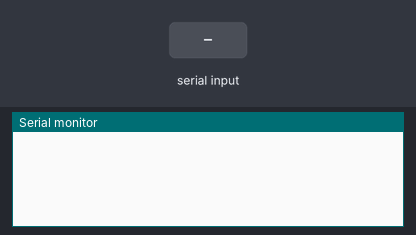
The sketch below on a simulated Arduino Uno, built with avr-gcc and run on an emulated ATmega328P. Parts: the last lines printed to the serial monitor. Inputs (shaded band) come from the test bench.

Above: at 1.5 s.
1.6 s: "1" received over Serial
At 2.4 s:
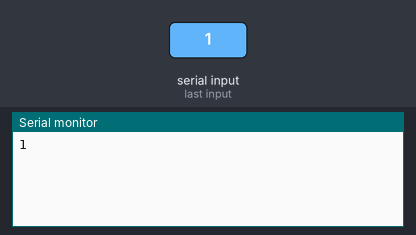
4.0 s: "0" received over Serial
At 4.4 s:
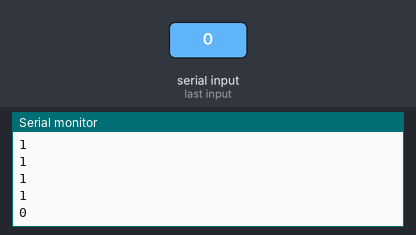
5.5 s: "2" received over Serial
At 5.9 s:
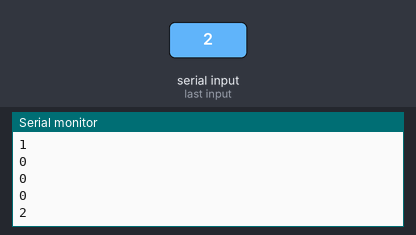
Timing chart, 0 to 8.5 s (numbered marks = the images above; inputs shaded):
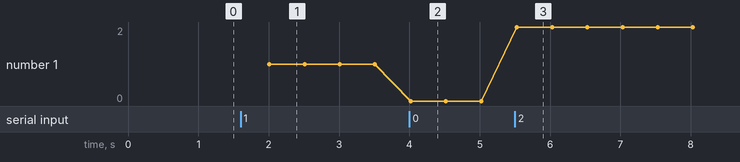

Measured:
- after the input at 1.6 s, the serial monitor: prints a new line after 0.41 s (image 1)
- after the input at 4.0 s, the serial monitor: prints a new line at once (image 2)
- after the input at 5.5 s, the serial monitor: prints a new line at once (image 3)
- plotted number 1: 1 → 0 after the input at 4.0 s, 0 → 2 after the input at 5.5 s

The sketch:

Serial_echo.ino
```cpp
String serialData;

void setup() {
  Serial.begin(9600);
  Serial.setTimeout(10);
}

void loop() {
  Serial.println(serialData);
  delay(500);
}


void serialEvent() {
  serialData = Serial.readString();
}
```
